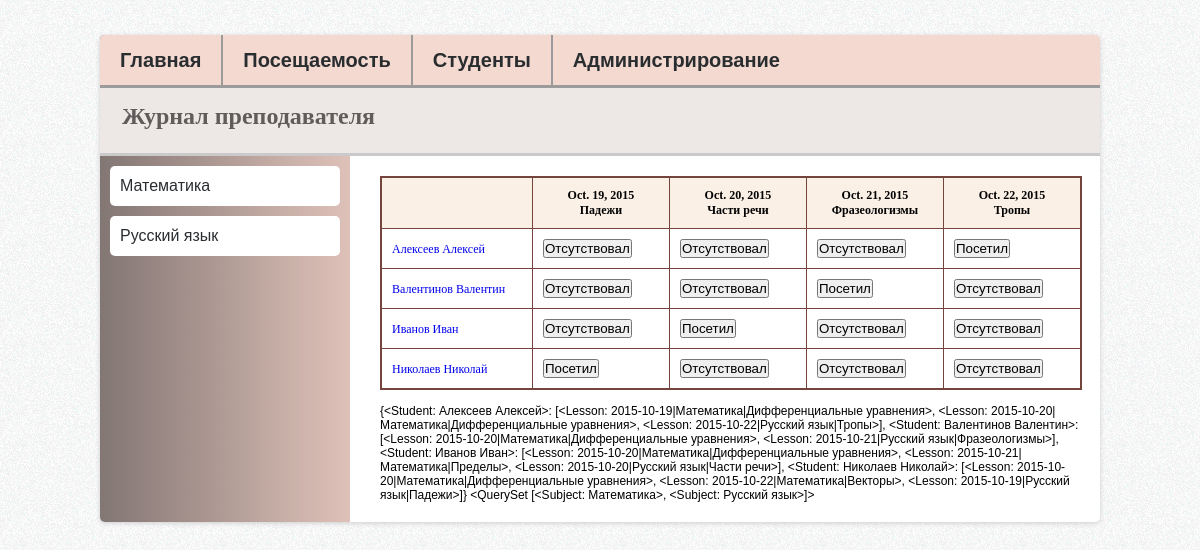
/attendance/4, run on the app's committed database.
### study/models.py (models this page shows)
class Subject(models.Model):
    professor = models.ForeignKey('Professor')
    title = models.TextField()
    def __str__(self):
        return self.title

class Lesson(models.Model):
    subsection = models.ForeignKey('Subsection')
    lesson_type = models.BooleanField()
    date = models.DateField()
    def __str__(self):
        return str(self.date) + '|' + str(self.subsection)

class Subsection(models.Model):
    subject = models.ForeignKey('Subject')
    title = models.TextField()
    def __str__(self):
        return str(self.subject) + '|' + str(self.title)

class Student(models.Model):
    name = models.TextField()
    def __str__(self):
        return self.name

### study/views.py (the view)
# urls.py: url(r'^attendance/(?P<subject_id>[0-9]+)', views.attendance, name='attendance'),
def attendance(request, subject_id):
    subject = Subject.objects.get(id=subject_id)
    student_lesson_list = StudentLesson.objects.order_by("student")
    lessons_list = [lesson for lesson in Lesson.objects.order_by('date') if lesson.subsection.subject == subject]
    students_list = Student.objects.order_by('name')
    context = {
        'result_dict': __get_student_lessons_dict(student_lesson_list, students_list),
        'lessons_list': lessons_list,
        'students_list': students_list,
        'subject': subject,
        'subjects_list': Subject.objects.order_by('title'),
    }
    return render(request, 'study/attendance.html', context)

### study/views.py (called while the page is built)
def __get_student_lessons_dict(student_lesson_list, students_list):
    result = {}
    for student in students_list:
        result[student] = []
        for student_lesson in student_lesson_list:
            if student_lesson.student == student:
                result[student].append(student_lesson.lesson)
    return result

@register.filter
def get_item(dictionary, key):
    return dictionary.get(key)

@register.filter
def check_item(li, value):
    return value in li

### study/templates/study/attendance.html (shortened to what this page needs)
{% extends 'study/base.html' %}
{% block content %}
<table class="tabstyle">
      <tbody class="tabbody">
        <tr>
         <th>&nbsp</th>
         {% for lesson in lessons_list %}
            <th>
                {{lesson.date}}
                <br>
                {{lesson.subsection.title}}
            </th>
        {% endfor %}
        {% for student in students_list %}
        <tr>
            <td width="140px">
                <a href="{% url 'study:student' student.id%}">
                     {{student}}
                 </a>
            </td>
            {% for lesson in lessons_list %}
                    <td width="120px" align="center">
                    <div class="check-mark">
                        <form action="{% url 'study:confirm_visit' subject.id student.id lesson.id %}" method="post">
                            <input type="submit" value=
                            {% if result_dict|get_item:student|check_item:lesson == True %}
                                "Посетил"
                            {% else %}
                                "Отсутствовал"
                            {% endif %}>
                        </form>
                    </div>
                    </td>
            {% endfor %}
        </tr>
        {% endfor %}
        </tr>
      </tbody>
</table>
<br>
{{result_dict}}
{{subjects_list}}
{% endblock %}
{% block sidebar %}
    <div id="subject_name">
        <ul>
            {% for subject in subjects_list %}
                <li><a href="{% url 'study:attendance' subject.id%}">{{ subject }}</a></li>
            {% endfor %}
        </ul>
    </div>
{% endblock %}

### study/static/study/style.css (style rules this page uses)
* { margin: 0; padding: 0; }
body { background: url("../images/bg.png") #EAEAEA; font: 12px Arial, Tahoma; }
a { text-decoration: none; }
#subject_name ul { list-style: none; }
#subject_name ul li a { color: #292d30; font-family: "Arial"; line-height: 40px; font-size: 16px; padding: 0 10px; display: block; }
#subject_name ul li { float: left; background: #FFF; margin: 10px 10px 0px; margin-right: 10px; width: 230px; border-radius: 5px; }
#subject_name ul li:last-child { margin-bottom: 10px; }
.tabstyle { border: 1px solid #75453d; border-collapse: collapse; font-family: "Tahoma"; }
.tabstyle thead, th { background-color: #faf0e6; text-align: center; vertical-align: text-top; padding:10px; border: 1px solid #75453d; border-collapse: collapse; }
.tabstyle td, tr { text-align:left; vertical-align: text-top; padding:10px; border: 1px solid #75453d; border-collapse: collapse; }
.tabstyle tr { background: #fff; }
.tabbody { display: block; height: 100%; width: 700px; overflow: hidden; overflow-x: auto; }

### data on the page
Subject: title "Математика", title.title "<QuerySet [<Subject: Математика>, <Subject: Русский язык>]>"
Subject: title "Русский язык"
Lesson: date "Oct. 19, 2015", subsection "Падежи"
Lesson: date "Oct. 20, 2015", subsection "Части речи"
Lesson: date "Oct. 21, 2015", subsection "Фразеологизмы"
Lesson: date "Oct. 22, 2015", subsection "Тропы"
Student: name "Алексеев Алексей", id "Отсутствовал", id "Посетил", name.date "{<Student: Алексеев Алексей>: [<Lesson: 2015-10-19|Математика|Дифференциальные уравнения>, <Lesson: 2015-10-20|Математика|Дифференциальные уравнения>, <Lesson: 2015-10-22|Русский язык|Тропы>], <Student: Валентинов Валентин>: [<Lesson: 2015-10-20|Математика|Дифференциальные уравнения>, <Lesson: 2015-10-21|Русский язык|Фразеологизмы>], <Student: Иванов Иван>: [<Lesson: 2015-10-20|Математика|Дифференциальные уравнения>, <Lesson: 2015-10-21|Математика|Пределы>, <Lesson: 2015-10-20|Русский язык|Части речи>], <Student: Николаев Николай>: [<Lesson: 2015-10-20|Математика|Дифференциальные уравнения>, <Lesson: 2015-10-22|Математика|Векторы>, <Lesson: 2015-10-19|Русский язык|Падежи>]}"
Student: name "Валентинов Валентин", id "Отсутствовал", id "Посетил"
Student: name "Иванов Иван", id "Отсутствовал", id "Посетил"
Student: name "Николаев Николай", id "Посетил", id "Отсутствовал"
